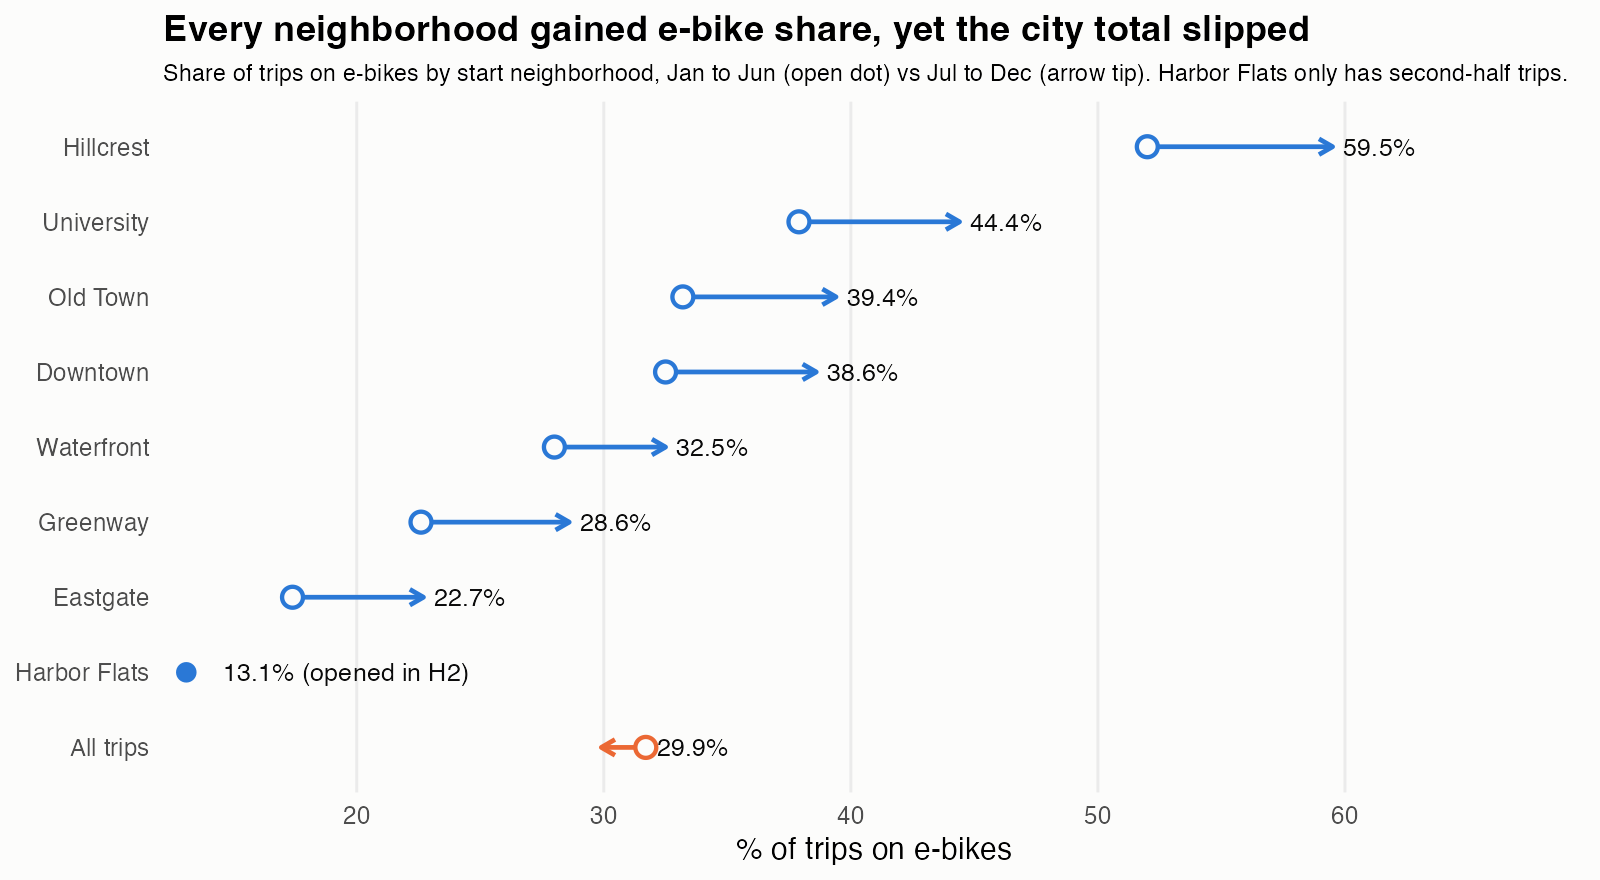

The script that saved this image:
# plots/ebike-share.R: run from out/<slug>/
library(ggplot2); library(readr)

# Edit here ---------------------------------------------------------------
title    <- "Every neighborhood gained e-bike share, yet the city total slipped"
subtitle <- "Share of trips on e-bikes by start neighborhood, Jan to Jun (open dot) vs Jul to Dec (arrow tip). Harbor Flats only has second-half trips."
col_main <- "#2a78d6"; col_city <- "#eb6834"
# -------------------------------------------------------------------------

d <- read_csv("data/ebike-share.csv", show_col_types = FALSE)
d$series <- ifelse(d$neighborhood == "All trips", "city", "hood")
d$y <- reorder(d$neighborhood, ifelse(d$neighborhood == "All trips", -1, d$h2))
d$lab <- ifelse(is.na(d$h1), sprintf("%.1f%% (opened in H2)", d$h2), sprintf("%.1f%%", d$h2))

p <- ggplot(d, aes(y = y, colour = series)) +
  geom_segment(aes(x = h1, xend = h2, yend = y), arrow = arrow(length = unit(2, "mm")), linewidth = 0.8, na.rm = TRUE) +
  geom_point(aes(x = h1), shape = 21, fill = "#fcfcfb", size = 2.8, stroke = 1.1, na.rm = TRUE) +
  geom_point(data = d[is.na(d$h1), ], aes(x = h2), size = 2.8) +
  geom_text(aes(x = pmax(h1, h2, na.rm = TRUE), label = lab), hjust = -0.15, size = 3.2, colour = "#0b0b0b") +
  scale_colour_manual(values = c(hood = col_main, city = col_city), guide = "none") +
  scale_x_continuous(expand = expansion(mult = c(0.02, 0.22))) +
  labs(title = title, subtitle = subtitle, x = "% of trips on e-bikes", y = NULL) +
  theme_minimal(base_size = 11) +
  theme(panel.grid.major.y = element_blank(), panel.grid.minor = element_blank(), plot.title = element_text(face = "bold"),
        plot.subtitle = element_text(size = 8.5), plot.background = element_rect(fill = "#fcfcfb", colour = NA))

ggsave("plots/ebike-share.svg", p, width = 8, height = 4.4)
ggsave("plots/ebike-share.png", p, width = 8, height = 4.4, dpi = 200)
